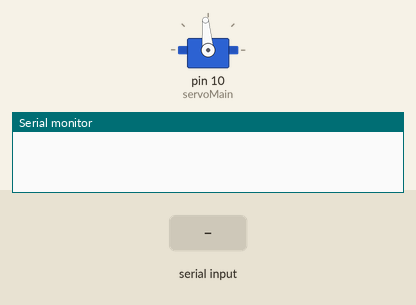
A sketch run on a simulated Arduino Uno, built with avr-gcc and run on an emulated ATmega328P. On the bench: servo, the last lines printed to the serial monitor. Inputs (shaded band) come from the test bench.

Above: at 1.4 s.
1.5 s: "1\n" received over Serial
At 2.6 s:
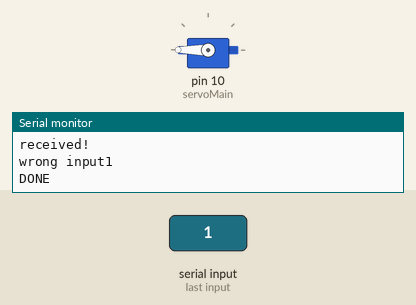
Timing chart, 0 to 4.5 s (numbered marks = the images above; inputs shaded):
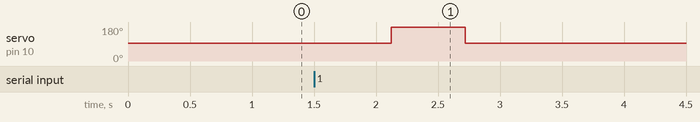

The sketch:

Arduino_USB.ino
```cpp
#define trigPin 13
#define echoPin 12
#define intPin A0
#include <Servo.h>
Servo servoMain;


String inputString = "";
String inputMode[2] = {"I","U"};
bool stringComplete = false;
long distance = 0;
long intensity = 0;
int count = 0;

void setup() {
  Serial.begin (9600);
  pinMode(trigPin, OUTPUT);
  pinMode(echoPin, INPUT);
  digitalWrite(trigPin, LOW);
  digitalWrite(echoPin, LOW);
  inputString.reserve(200);
  servoMain.attach(10);
}

void loop() {
  //Serial.print("waiting\n");
   servoMain.write(95);
   delay(300);
  if(stringComplete){
  if(inputString == inputMode[0]){
    intensity = analogRead(intPin);
    Serial.print("Mode1");
  }

  //ultra sonic detection
    else if(inputString[0] == inputMode[1][0]){
    long duration;
    Serial.print(" ultra clicked \n");


    //move motor
    servoMain.write(0);
    delay(600);
    servoMain.write(95);

    while(true){
      digitalWrite(trigPin, LOW);  // Added this line
      delayMicroseconds(2); // Added this line
      digitalWrite(trigPin, HIGH);
      delayMicroseconds(10); // Added this line
      digitalWrite(trigPin, LOW);
      duration = pulseIn(echoPin, HIGH);
      distance = (duration/2) / 29.1;
      Serial.print(distance);
      Serial.print("\n");

        if(distance >= 15){ //threshold
        Serial.print("away\n");
        count ++;
      }

      //detect 5 times far
      if (count > 5){
        Serial.print("DONE\n");
        break;
      }

    }
  }
  else Serial.print("wrong input");

  Serial.print(inputString);
  //sendback third read 2 python
  Serial.print("DONE\n");

  //motor turnback and back to default
  servoMain.write(180);
  delay(600);
  Serial.print("DONE\n");

  count = 0;
  inputString = "";
  stringComplete = false;
  distance = 0;
  }
}

void serialEvent(){
  if(Serial.available())
  {
  while (Serial.available()) {
    // get the new byte:
    delay(10);
    char inChar = (char)Serial.read();
    if(inChar != '\0')inputString += inChar;
    }
  Serial.print("received!\n");
  stringComplete = true;
  }
}
```

Measured:
- after the input at 1.5 s, servo on pin 10 (servoMain): 95° → 180° after 0.62 s, → 95° 0.60 s later
